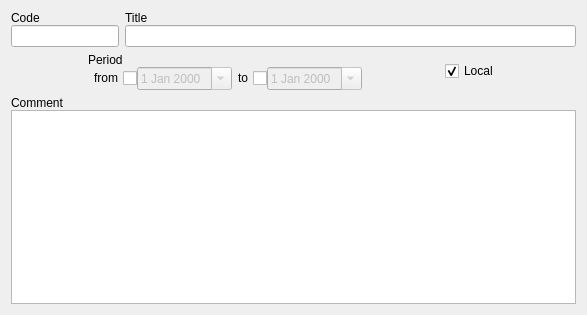
<?xml version="1.0" encoding="UTF-8"?>
<ui version="4.0">
 <class>CatItemFrame</class>
 <widget class="QFrame" name="CatItemFrame">
  <property name="geometry">
   <rect>
    <x>0</x>
    <y>0</y>
    <width>587</width>
    <height>315</height>
   </rect>
  </property>
  <property name="windowTitle">
   <string>Frame</string>
  </property>
  <layout class="QVBoxLayout" name="verticalLayout_5">
   <item>
    <layout class="QHBoxLayout" name="horizontalLayout">
     <item>
      <layout class="QVBoxLayout" name="verticalLayout">
       <property name="spacing">
        <number>0</number>
       </property>
       <item>
        <widget class="QLabel" name="lblCode">
         <property name="text">
          <string>Code</string>
         </property>
        </widget>
       </item>
       <item>
        <widget class="QLineEdit" name="edtCode">
         <property name="sizePolicy">
          <sizepolicy hsizetype="Fixed" vsizetype="Fixed">
           <horstretch>0</horstretch>
           <verstretch>0</verstretch>
          </sizepolicy>
         </property>
        </widget>
       </item>
      </layout>
     </item>
     <item>
      <layout class="QVBoxLayout" name="verticalLayout_2">
       <property name="spacing">
        <number>0</number>
       </property>
       <item>
        <widget class="QLabel" name="lblTitle">
         <property name="text">
          <string>Title</string>
         </property>
        </widget>
       </item>
       <item>
        <widget class="QLineEdit" name="edtTitle"/>
       </item>
      </layout>
     </item>
    </layout>
   </item>
   <item>
    <layout class="QHBoxLayout" name="horizontalLayout_3">
     <item>
      <spacer name="horizontalSpacer">
       <property name="orientation">
        <enum>Qt::Horizontal</enum>
       </property>
       <property name="sizeHint" stdset="0">
        <size>
         <width>40</width>
         <height>20</height>
        </size>
       </property>
      </spacer>
     </item>
     <item>
      <layout class="QVBoxLayout" name="verticalLayout_3">
       <property name="spacing">
        <number>0</number>
       </property>
       <item>
        <widget class="QLabel" name="lblPeriod">
         <property name="text">
          <string>Period</string>
         </property>
        </widget>
       </item>
       <item>
        <layout class="QHBoxLayout" name="horizontalLayout_2">
         <item>
          <widget class="QCheckBox" name="cbxFromEnabled">
           <property name="layoutDirection">
            <enum>Qt::RightToLeft</enum>
           </property>
           <property name="text">
            <string>from</string>
           </property>
          </widget>
         </item>
         <item>
          <widget class="QDateEdit" name="edtFrom">
           <property name="enabled">
            <bool>false</bool>
           </property>
           <property name="calendarPopup">
            <bool>true</bool>
           </property>
          </widget>
         </item>
         <item>
          <widget class="QCheckBox" name="cbxToEnabled">
           <property name="layoutDirection">
            <enum>Qt::RightToLeft</enum>
           </property>
           <property name="text">
            <string>to</string>
           </property>
          </widget>
         </item>
         <item>
          <widget class="QDateEdit" name="edtTo">
           <property name="enabled">
            <bool>false</bool>
           </property>
           <property name="calendarPopup">
            <bool>true</bool>
           </property>
          </widget>
         </item>
        </layout>
       </item>
      </layout>
     </item>
     <item>
      <spacer name="horizontalSpacer_2">
       <property name="orientation">
        <enum>Qt::Horizontal</enum>
       </property>
       <property name="sizeHint" stdset="0">
        <size>
         <width>40</width>
         <height>20</height>
        </size>
       </property>
      </spacer>
     </item>
     <item>
      <widget class="QCheckBox" name="cbxLocal">
       <property name="enabled">
        <bool>true</bool>
       </property>
       <property name="text">
        <string>Local</string>
       </property>
       <property name="checked">
        <bool>true</bool>
       </property>
      </widget>
     </item>
     <item>
      <spacer name="horizontalSpacer_3">
       <property name="orientation">
        <enum>Qt::Horizontal</enum>
       </property>
       <property name="sizeHint" stdset="0">
        <size>
         <width>40</width>
         <height>20</height>
        </size>
       </property>
      </spacer>
     </item>
    </layout>
   </item>
   <item>
    <layout class="QVBoxLayout" name="verticalLayout_4">
     <property name="spacing">
      <number>0</number>
     </property>
     <item>
      <widget class="QLabel" name="lblComment">
       <property name="text">
        <string>Comment</string>
       </property>
      </widget>
     </item>
     <item>
      <widget class="QTextEdit" name="edtComment"/>
     </item>
    </layout>
   </item>
  </layout>
 </widget>
 <resources/>
 <connections>
  <connection>
   <sender>cbxFromEnabled</sender>
   <signal>toggled(bool)</signal>
   <receiver>edtFrom</receiver>
   <slot>setEnabled(bool)</slot>
   <hints>
    <hint type="sourcelabel">
     <x>118</x>
     <y>77</y>
    </hint>
    <hint type="destinationlabel">
     <x>187</x>
     <y>77</y>
    </hint>
   </hints>
  </connection>
  <connection>
   <sender>cbxToEnabled</sender>
   <signal>toggled(bool)</signal>
   <receiver>edtTo</receiver>
   <slot>setEnabled(bool)</slot>
   <hints>
    <hint type="sourcelabel">
     <x>250</x>
     <y>77</y>
    </hint>
    <hint type="destinationlabel">
     <x>313</x>
     <y>77</y>
    </hint>
   </hints>
  </connection>
 </connections>
</ui>
